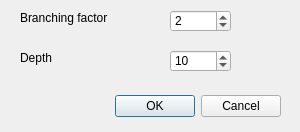
<?xml version="1.0" encoding="UTF-8"?>
<ui version="4.0">
 <class>DialogCompleteTree</class>
 <widget class="QDialog" name="DialogCompleteTree">
  <property name="geometry">
   <rect>
    <x>0</x>
    <y>0</y>
    <width>300</width>
    <height>132</height>
   </rect>
  </property>
  <property name="windowTitle">
   <string>Dialog</string>
  </property>
  <widget class="QDialogButtonBox" name="buttonBox">
   <property name="geometry">
    <rect>
     <x>30</x>
     <y>90</y>
     <width>251</width>
     <height>32</height>
    </rect>
   </property>
   <property name="orientation">
    <enum>Qt::Horizontal</enum>
   </property>
   <property name="standardButtons">
    <set>QDialogButtonBox::Cancel|QDialogButtonBox::Ok</set>
   </property>
  </widget>
  <widget class="QSpinBox" name="spinBox_b">
   <property name="geometry">
    <rect>
     <x>170</x>
     <y>10</y>
     <width>61</width>
     <height>22</height>
    </rect>
   </property>
   <property name="minimum">
    <number>1</number>
   </property>
   <property name="maximum">
    <number>100</number>
   </property>
   <property name="value">
    <number>2</number>
   </property>
  </widget>
  <widget class="QLabel" name="label_2">
   <property name="geometry">
    <rect>
     <x>20</x>
     <y>50</y>
     <width>141</width>
     <height>16</height>
    </rect>
   </property>
   <property name="text">
    <string>Depth</string>
   </property>
  </widget>
  <widget class="QLabel" name="label">
   <property name="geometry">
    <rect>
     <x>20</x>
     <y>10</y>
     <width>111</width>
     <height>16</height>
    </rect>
   </property>
   <property name="text">
    <string>Branching factor</string>
   </property>
  </widget>
  <widget class="QSpinBox" name="spinBox_d">
   <property name="geometry">
    <rect>
     <x>170</x>
     <y>50</y>
     <width>61</width>
     <height>22</height>
    </rect>
   </property>
   <property name="minimum">
    <number>2</number>
   </property>
   <property name="maximum">
    <number>23</number>
   </property>
   <property name="value">
    <number>10</number>
   </property>
  </widget>
 </widget>
 <resources/>
 <connections>
  <connection>
   <sender>buttonBox</sender>
   <signal>accepted()</signal>
   <receiver>DialogCompleteTree</receiver>
   <slot>accept()</slot>
   <hints>
    <hint type="sourcelabel">
     <x>248</x>
     <y>254</y>
    </hint>
    <hint type="destinationlabel">
     <x>157</x>
     <y>274</y>
    </hint>
   </hints>
  </connection>
  <connection>
   <sender>buttonBox</sender>
   <signal>rejected()</signal>
   <receiver>DialogCompleteTree</receiver>
   <slot>reject()</slot>
   <hints>
    <hint type="sourcelabel">
     <x>316</x>
     <y>260</y>
    </hint>
    <hint type="destinationlabel">
     <x>286</x>
     <y>274</y>
    </hint>
   </hints>
  </connection>
 </connections>
</ui>
